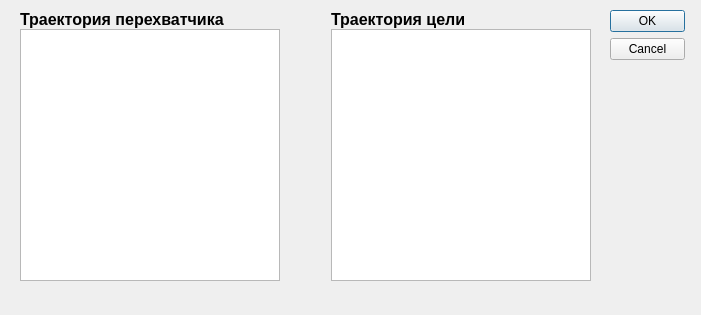
<?xml version="1.0" encoding="UTF-8"?>
<ui version="4.0">
 <class>InputDataDialogWindow</class>
 <widget class="QDialog" name="InputDataDialogWindow">
  <property name="geometry">
   <rect>
    <x>0</x>
    <y>0</y>
    <width>701</width>
    <height>315</height>
   </rect>
  </property>
  <property name="windowTitle">
   <string>Dialog</string>
  </property>
  <widget class="QDialogButtonBox" name="buttonBox">
   <property name="geometry">
    <rect>
     <x>610</x>
     <y>10</y>
     <width>75</width>
     <height>52</height>
    </rect>
   </property>
   <property name="orientation">
    <enum>Qt::Vertical</enum>
   </property>
   <property name="standardButtons">
    <set>QDialogButtonBox::Cancel|QDialogButtonBox::Ok</set>
   </property>
  </widget>
  <widget class="QWidget" name="">
   <property name="geometry">
    <rect>
     <x>20</x>
     <y>10</y>
     <width>571</width>
     <height>271</height>
    </rect>
   </property>
   <layout class="QHBoxLayout" name="horizontalLayout">
    <property name="spacing">
     <number>51</number>
    </property>
    <item>
     <layout class="QVBoxLayout" name="verticalLayout">
      <property name="spacing">
       <number>0</number>
      </property>
      <item>
       <widget class="QLabel" name="label">
        <property name="font">
         <font>
          <family>Arial</family>
          <pointsize>12</pointsize>
          <weight>75</weight>
          <bold>true</bold>
         </font>
        </property>
        <property name="text">
         <string>Траектория перехватчика</string>
        </property>
       </widget>
      </item>
      <item>
       <widget class="QPlainTextEdit" name="ourDataInput"/>
      </item>
     </layout>
    </item>
    <item>
     <layout class="QVBoxLayout" name="verticalLayout_2">
      <property name="spacing">
       <number>0</number>
      </property>
      <item>
       <widget class="QLabel" name="label_2">
        <property name="font">
         <font>
          <family>Arial</family>
          <pointsize>12</pointsize>
          <weight>75</weight>
          <bold>true</bold>
         </font>
        </property>
        <property name="text">
         <string>Траектория цели</string>
        </property>
       </widget>
      </item>
      <item>
       <widget class="QPlainTextEdit" name="targetDataInput"/>
      </item>
     </layout>
    </item>
   </layout>
  </widget>
 </widget>
 <resources/>
 <connections>
  <connection>
   <sender>buttonBox</sender>
   <signal>accepted()</signal>
   <receiver>InputDataDialogWindow</receiver>
   <slot>accept()</slot>
   <hints>
    <hint type="sourcelabel">
     <x>248</x>
     <y>254</y>
    </hint>
    <hint type="destinationlabel">
     <x>157</x>
     <y>274</y>
    </hint>
   </hints>
  </connection>
  <connection>
   <sender>buttonBox</sender>
   <signal>rejected()</signal>
   <receiver>InputDataDialogWindow</receiver>
   <slot>reject()</slot>
   <hints>
    <hint type="sourcelabel">
     <x>316</x>
     <y>260</y>
    </hint>
    <hint type="destinationlabel">
     <x>286</x>
     <y>274</y>
    </hint>
   </hints>
  </connection>
 </connections>
</ui>
